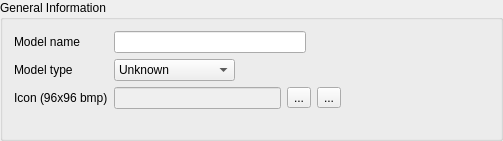
    <widget class="QGroupBox" name="generalGroupBox">
     <property name="sizePolicy">
      <sizepolicy hsizetype="Expanding" vsizetype="Preferred">
       <horstretch>0</horstretch>
       <verstretch>0</verstretch>
      </sizepolicy>
     </property>
     <property name="minimumSize">
      <size>
       <width>0</width>
       <height>0</height>
      </size>
     </property>
     <property name="maximumSize">
      <size>
       <width>16777215</width>
       <height>129</height>
      </size>
     </property>
     <property name="title">
      <string>General Information</string>
     </property>
     <layout class="QGridLayout" name="gridLayout_2">
      <item row="0" column="2">
       <widget class="QLabel" name="modelNameLabel">
        <property name="text">
         <string>Model name</string>
        </property>
        <property name="buddy">
         <cstring>modelNameLineEdit</cstring>
        </property>
       </widget>
      </item>
      <item row="0" column="3" colspan="3">
       <widget class="QLineEdit" name="modelNameLineEdit">
        <property name="maximumSize">
         <size>
          <width>192</width>
          <height>16777215</height>
         </size>
        </property>
       </widget>
      </item>
      <item row="1" column="2">
       <widget class="QLabel" name="modelTypeLabel">
        <property name="text">
         <string>Model type</string>
        </property>
        <property name="buddy">
         <cstring>modelTypeComboBox</cstring>
        </property>
       </widget>
      </item>
      <item row="1" column="3">
       <widget class="QComboBox" name="modelTypeComboBox">
        <item>
         <property name="text">
          <string>Unknown</string>
         </property>
        </item>
        <item>
         <property name="text">
          <string>Peg</string>
         </property>
        </item>
        <item>
         <property name="text">
          <string>Flipper</string>
         </property>
        </item>
        <item>
         <property name="text">
          <string>Bumper Base</string>
         </property>
        </item>
        <item>
         <property name="text">
          <string>Bumper Cap</string>
         </property>
        </item>
        <item>
         <property name="text">
          <string>Target</string>
         </property>
        </item>
        <item>
         <property name="text">
          <string>Drop Target</string>
         </property>
        </item>
        <item>
         <property name="text">
          <string>Plunger</string>
         </property>
        </item>
        <item>
         <property name="text">
          <string>Ornament</string>
         </property>
        </item>
        <item>
         <property name="text">
          <string>Kicker</string>
         </property>
        </item>
        <item>
         <property name="text">
          <string>Lane Guide</string>
         </property>
        </item>
        <item>
         <property name="text">
          <string>Rubber</string>
         </property>
        </item>
        <item>
         <property name="text">
          <string>Trigger</string>
         </property>
        </item>
        <item>
         <property name="text">
          <string>Flasher</string>
         </property>
        </item>
        <item>
         <property name="text">
          <string>Bulb</string>
         </property>
        </item>
        <item>
         <property name="text">
          <string>Gate</string>
         </property>
        </item>
        <item>
         <property name="text">
          <string>Spinner</string>
         </property>
        </item>
        <item>
         <property name="text">
          <string>Toy</string>
         </property>
        </item>
        <item>
         <property name="text">
          <string>Diverter</string>
         </property>
        </item>
        <item>
         <property name="text">
          <string>AutoPlunger</string>
         </property>
        </item>
        <item>
         <property name="text">
          <string>Popup</string>
         </property>
        </item>
        <item>
         <property name="text">
          <string>RampModel</string>
         </property>
        </item>
        <item>
         <property name="text">
          <string>RampWireEnder</string>
         </property>
        </item>
        <item>
         <property name="text">
          <string>SpinningDisk</string>
         </property>
        </item>
        <item>
         <property name="text">
          <string>EmKicker</string>
         </property>
        </item>
        <item>
         <property name="text">
          <string>TriggerOpto</string>
         </property>
        </item>
       </widget>
      </item>
      <item row="2" column="2">
       <widget class="QLabel" name="previewLabel">
        <property name="text">
         <string>Icon (96x96 bmp)</string>
        </property>
        <property name="buddy">
         <cstring>previewLineEdit</cstring>
        </property>
       </widget>
      </item>
      <item row="2" column="3" colspan="2">
       <widget class="QLineEdit" name="previewLineEdit">
        <property name="enabled">
         <bool>false</bool>
        </property>
       </widget>
      </item>
      <item row="2" column="5">
       <widget class="QToolButton" name="previewOpenToolButton">
        <property name="toolTip">
         <string>&lt;!DOCTYPE HTML PUBLIC &quot;-//W3C//DTD HTML 4.0//EN&quot; &quot;http://www.w3.org/TR/REC-html40/strict.dtd&quot;&gt;
&lt;html&gt;&lt;head&gt;&lt;meta name=&quot;qrichtext&quot; content=&quot;1&quot; /&gt;&lt;style type=&quot;text/css&quot;&gt;
p, li { white-space: pre-wrap; }
&lt;/style&gt;&lt;/head&gt;&lt;body style=&quot; font-family:'MS Shell Dlg 2'; font-size:8.25pt; font-weight:400; font-style:normal;&quot;&gt;
&lt;p style=&quot; margin-top:0px; margin-bottom:0px; margin-left:0px; margin-right:0px; -qt-block-indent:0; text-indent:0px;&quot;&gt;&lt;span style=&quot; font-size:8pt;&quot;&gt;Open&lt;/span&gt;&lt;/p&gt;&lt;/body&gt;&lt;/html&gt;</string>
        </property>
        <property name="text">
         <string>...</string>
        </property>
        <property name="icon">
         <iconset resource="fpm-editor.qrc">
          <normaloff>:/icons/open.png</normaloff>:/icons/open.png</iconset>
        </property>
       </widget>
      </item>
      <item row="2" column="6">
       <widget class="QToolButton" name="previewSaveToolButton">
        <property name="toolTip">
         <string>Save</string>
        </property>
        <property name="text">
         <string>...</string>
        </property>
        <property name="icon">
         <iconset resource="fpm-editor.qrc">
          <normaloff>:/icons/save.png</normaloff>:/icons/save.png</iconset>
        </property>
       </widget>
      </item>
      <item row="0" column="8" rowspan="4">
       <widget class="QWidget" name="previewWidget" native="true">
        <property name="minimumSize">
         <size>
          <width>96</width>
          <height>96</height>
         </size>
        </property>
        <property name="maximumSize">
         <size>
          <width>96</width>
          <height>960</height>
         </size>
        </property>
        <layout class="QHBoxLayout" name="horizontalLayout">
         <property name="margin">
          <number>0</number>
         </property>
         <item>
          <widget class="QLabel" name="previewImage">
           <property name="text">
            <string/>
           </property>
          </widget>
         </item>
        </layout>
       </widget>
      </item>
      <item row="2" column="7">
       <spacer name="horizontalSpacer_7">
        <property name="orientation">
         <enum>Qt::Horizontal</enum>
        </property>
        <property name="sizeHint" stdset="0">
         <size>
          <width>40</width>
          <height>20</height>
         </size>
        </property>
       </spacer>
      </item>
      <item row="1" column="4">
       <spacer name="horizontalSpacer_8">
        <property name="orientation">
         <enum>Qt::Horizontal</enum>
        </property>
        <property name="sizeHint" stdset="0">
         <size>
          <width>40</width>
          <height>20</height>
         </size>
        </property>
       </spacer>
      </item>
      <item row="3" column="2" colspan="6">
       <spacer name="verticalSpacer_3">
        <property name="orientation">
         <enum>Qt::Vertical</enum>
        </property>
        <property name="sizeHint" stdset="0">
         <size>
          <width>20</width>
          <height>40</height>
         </size>
        </property>
       </spacer>
      </item>
     </layout>
    </widget>
